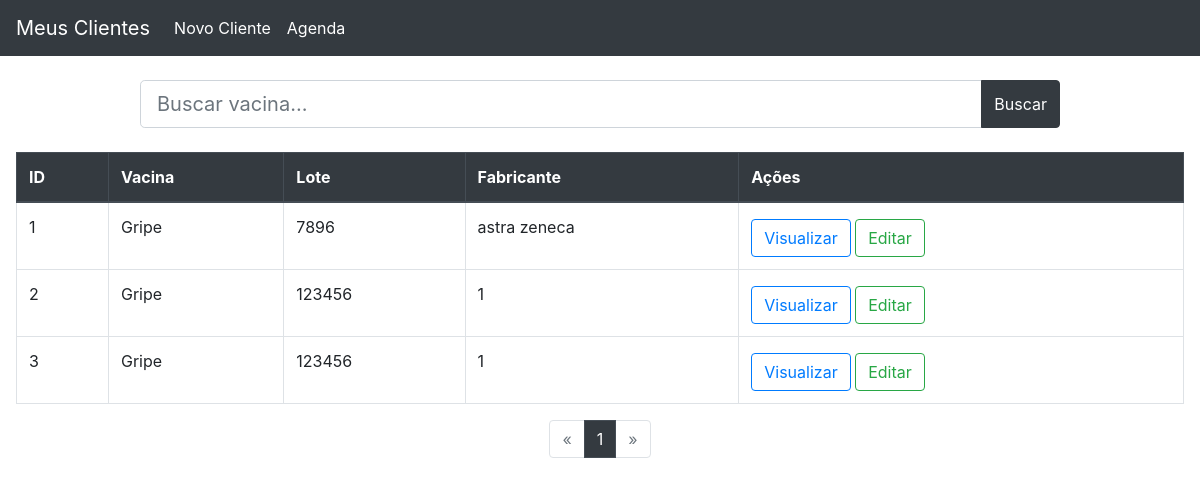
Before: /vacina/listar_vacinas/ with the older database file.
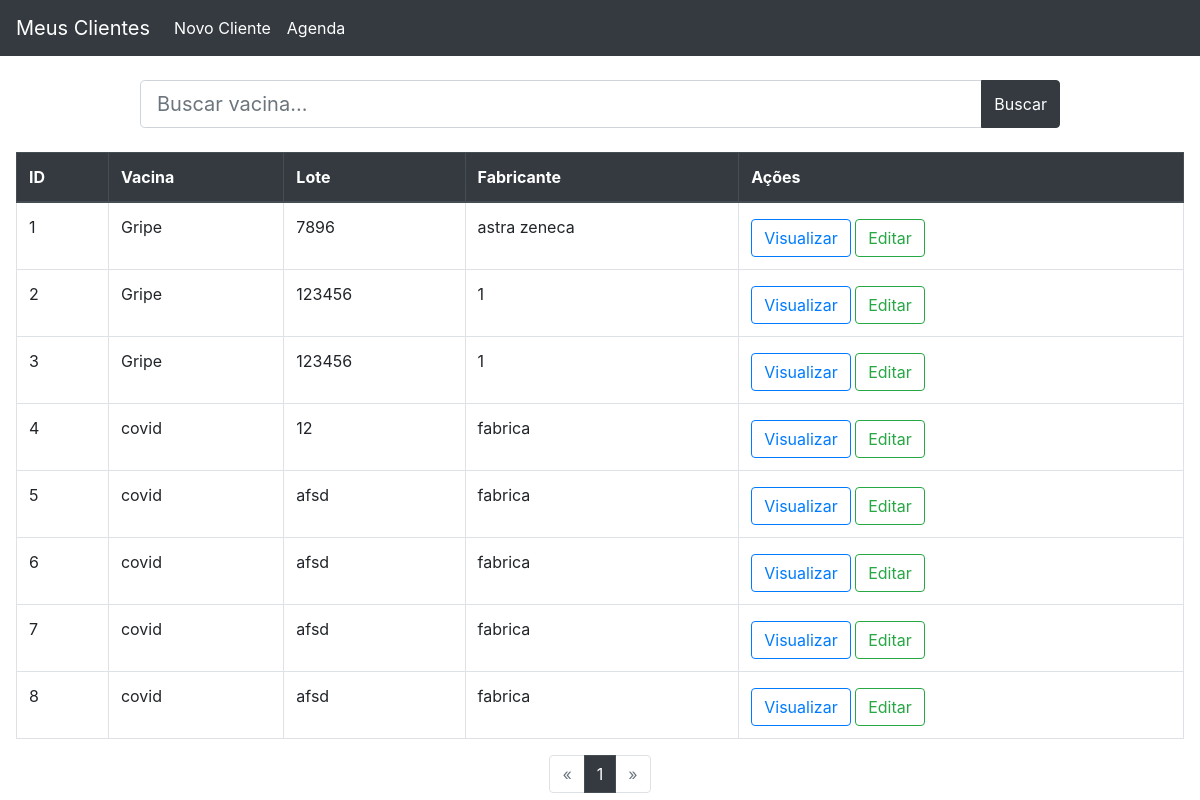
After: the same page with the newer database file.
### vacina/models.py (models this page shows, shortened)
class Vacina(models.Model):
    vacina_nome = models.CharField('Vacina', max_length=250)
    vacina_lote = models.CharField('Lote', max_length=250)
    vacina_fabricante = models.CharField('Lote', max_length=250)

### vacina/views.py (the view)
# urls.py: path('listar_vacinas/', listar_vacinas, name='listar_vacinas'),
def listar_vacinas(request):
    busca = request.GET.get('busca')
    if busca:
        vacinas_list = Vacina.objects.filter(
            vacina_nome__icontains=busca).order_by('vacina_nome')
    else:
        vacinas_list = Vacina.objects.all().order_by('vacina_nome')
    paginacao = Paginator(vacinas_list, 10)
    pagina = request.GET.get('page')
    vacinas = paginacao.get_page(pagina)
    context = {
        'vacinas': vacinas
    }
    return render(request, 'vacina/listar_vacinas.html', context)

### templates/vacina/listar_vacinas.html (shortened to what this page needs)
{% extends "base.html" %}
{% block main %}
<div class="container" id="areabusca">
	<div class="row justify-content-center mb-4 mt-4">
		<div class="col-10">
			<form>
				<div class="input-group">
					<input type="text" class="form-control form-control-lg" name="busca" id="busca" type="text"
						placeholder="Buscar vacina..." value="{{ request.GET.busca }}">
					<div class="input-group-append">
						<button class="btn btn-dark" type="submit"> Buscar</button>
					</div>
				</div>
			</form>
		</div>
	</div>
</div>
<div class="table-responsive-md">
	<table class="table table-hover table-bordered">
		<thead class="thead-dark">
			<tr>
				<th scope="col">ID</th>
				<th scope="col">Vacina</th>
				<th scope="col">Lote</th>
				<th scope="col">Fabricante</th>
				<th scope="col">Ações</th>
			</tr>
		</thead>
		<tbody>
			{% for vacina in vacinas %}
			<tr>
				<td>{{ vacina.id }} </th>
				<td>{{ vacina.vacina_nome }} </th>
				<td>{{ vacina.vacina_lote }} </td>
				<td>{{ vacina.vacina_fabricante }} </td>
				<td>
					<a href=" {% url "visualizar_vacina" vacina.pk %}" class="btn btn-outline-primary mt-1" >  Visualizar </a>
					<a href="{% url "editar_vacina" vacina.id %} " class="btn btn-outline-success mt-1">  Editar </a>
				</td>
			</tr>
			{% endfor %}
		</tbody>
	</table>
</div>
<nav>
	<ul class="pagination justify-content-center">
		{% if vacinas.has_previous %}
		<li class="page-item">
			<a class="page-link"
				href="?page={{ vacinas.previous_page_number }}{% if request.GET.busca %}&busca={{ request.GET.busca }}{% endif %}"
				aria-label="Anterior">
				<span aria-hidden="true">&laquo;</span>
			</a>
		</li>
		{% else %}
		<li class="page-item disabled">
			<a class="page-link" aria-label="Anterior">
				<span aria-hidden="true">&laquo;</span>
			</a>
		</li>
		{% endif %}
		{% for num in vacinas.paginator.page_range %}
		{% if vacinas.number == num %}
		<li class="page-item active"><a class="page-link" href="#">{{ num }}</a></li>
		{% else %}
		<li class="page-item"><a class="page-link"
				href="?page={{ num }}{% if request.GET.busca %}&busca={{ request.GET.busca }}{% endif %}">{{ num }}</a>
		</li>
		{% endif %}
		{% endfor %}
		{% if vacinas.has_next %}
		<li class="page-item">
			<a class="page-link"
				href="?page={{ vacinas.next_page_number }}{% if request.GET.busca %}&busca={{ request.GET.busca }}{% endif %}"
				aria-label="Next">
				<span aria-hidden="true">&raquo;</span>
			</a>
		</li>
		{% else %}
		<li class="page-item disabled">
			<a class="page-link" aria-label="Next">
				<span aria-hidden="true">&raquo;</span>
			</a>
		</li>
		{% endif %}
	</ul>
</nav>
{% endblock main %}

### templates/base.html (shortened to what this page needs)
{% load static %}
<!DOCTYPE html>
<html lang="pt-br">
<head>
    <link rel="stylesheet" href="https://stackpath.bootstrapcdn.com/bootstrap/4.5.0/css/bootstrap.min.css">
    <link rel="stylesheet" href="{% static 'css/style.css' %}">
</head>
<body>
    <nav class="navbar navbar-expand-lg navbar-dark bg-dark">
        <a  href=" " class="navbar-brand"> Meus Clientes </a>
        <div class="collapse navbar-collapse" id="menu">
          <ul class="navbar-nav mr-auto">
            <li class="nav-item active">
              <a class="nav-link" href=" "> </i> Novo Cliente </a>
            </li>
            <li class="nav-item active">
              <a class="nav-link" href=" "> </i> Agenda </a>
            </li>
          </ul>
        </div>
      </nav>
    <main class="mx-3 my-3">
        {% block main %}
        {% endblock %}
    </main>
</body>
</html>

### static/css/style.css (style rules this page uses)
html, body { height: 100%; }
.pagination > li > a { background-color: white; color: #343a40; }
.pagination > .active > a { color: white; background-color: #343a40 !Important;; border-color: #454d55 !Important;; }

Changed rows visible on the page:
added Vacina: id "4", vacina_nome "covid", vacina_lote "12", vacina_fabricante "fabrica"
added Vacina: id "5", vacina_nome "covid", vacina_lote "afsd", vacina_fabricante "fabrica"
added Vacina: id "6", vacina_nome "covid", vacina_lote "afsd", vacina_fabricante "fabrica"
added Vacina: id "7", vacina_nome "covid", vacina_lote "afsd", vacina_fabricante "fabrica"
added Vacina: id "8", vacina_nome "covid", vacina_lote "afsd", vacina_fabricante "fabrica"
